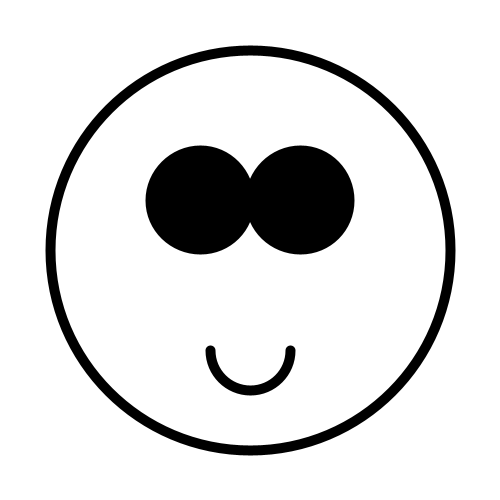
Frame 1 (no input)
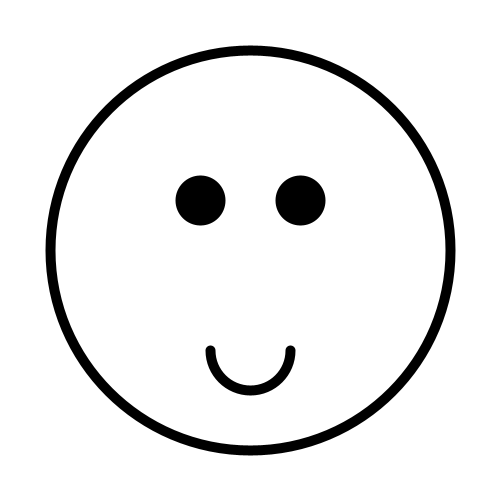
Frame 60 (the mouse pressed at the canvas centre just before this capture)
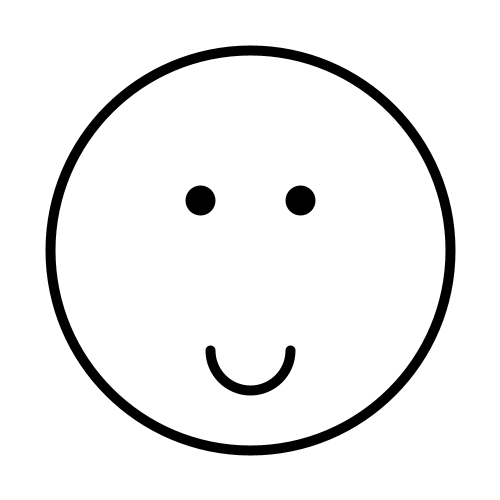
Frame 120 (the mouse held since frame 60 and released just before this capture)

The Processing sketch that drew these frames (run headless with seeded random() and noise(); from frame 60 on, the mouse is pressed at the canvas centre):

// Processing sketch: E1
// ── E1.pde
int x=100;

void setup()
{
  size(500,500);
  background(255);
  
}

void draw()
{
  background(255);

  noFill();
  stroke(0);
  strokeWeight(10);
  ellipse(250,250,400,400);
  
  arc(250, 350, 80, 80, 0, PI);
  
fill(0);
x--;
x%=500;
   ellipse(200,200,x,x);
   ellipse(300,200,x,x);

}
